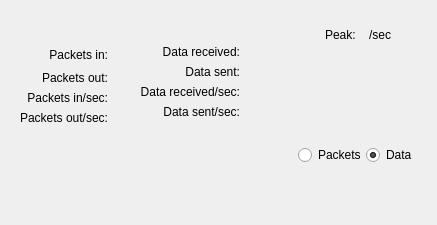
      <widget class="QWidget" name="tab_network">
       <attribute name="title">
        <string>Network</string>
       </attribute>
       <layout class="QVBoxLayout" name="verticalLayout_6">
        <property name="leftMargin">
         <number>0</number>
        </property>
        <property name="topMargin">
         <number>25</number>
        </property>
        <property name="rightMargin">
         <number>0</number>
        </property>
        <property name="bottomMargin">
         <number>0</number>
        </property>
        <item>
         <layout class="QHBoxLayout" name="horizontalLayout_8">
          <property name="spacing">
           <number>6</number>
          </property>
          <property name="leftMargin">
           <number>20</number>
          </property>
          <property name="rightMargin">
           <number>20</number>
          </property>
          <property name="bottomMargin">
           <number>20</number>
          </property>
          <item>
           <spacer name="horizontalSpacer_14">
            <property name="orientation">
             <enum>Qt::Horizontal</enum>
            </property>
            <property name="sizeType">
             <enum>QSizePolicy::MinimumExpanding</enum>
            </property>
            <property name="sizeHint" stdset="0">
             <size>
              <width>0</width>
              <height>20</height>
             </size>
            </property>
           </spacer>
          </item>
          <item>
           <layout class="QGridLayout" name="gridLayout_3">
            <property name="topMargin">
             <number>20</number>
            </property>
            <item row="0" column="0">
             <spacer name="horizontalSpacer_36">
              <property name="orientation">
               <enum>Qt::Horizontal</enum>
              </property>
              <property name="sizeHint" stdset="0">
               <size>
                <width>0</width>
                <height>20</height>
               </size>
              </property>
             </spacer>
            </item>
            <item row="3" column="2">
             <widget class="QLabel" name="network_packets_out_sec_value">
              <property name="minimumSize">
               <size>
                <width>20</width>
                <height>0</height>
               </size>
              </property>
              <property name="text">
               <string/>
              </property>
              <property name="alignment">
               <set>Qt::AlignRight|Qt::AlignTrailing|Qt::AlignVCenter</set>
              </property>
             </widget>
            </item>
            <item row="1" column="2">
             <widget class="QLabel" name="network_packets_out_value">
              <property name="minimumSize">
               <size>
                <width>20</width>
                <height>0</height>
               </size>
              </property>
              <property name="text">
               <string/>
              </property>
              <property name="alignment">
               <set>Qt::AlignRight|Qt::AlignTrailing|Qt::AlignVCenter</set>
              </property>
             </widget>
            </item>
            <item row="2" column="2">
             <widget class="QLabel" name="network_packets_in_sec_value">
              <property name="minimumSize">
               <size>
                <width>20</width>
                <height>0</height>
               </size>
              </property>
              <property name="text">
               <string/>
              </property>
              <property name="alignment">
               <set>Qt::AlignRight|Qt::AlignTrailing|Qt::AlignVCenter</set>
              </property>
             </widget>
            </item>
            <item row="2" column="1">
             <widget class="QLabel" name="network_packets_in_sec">
              <property name="text">
               <string>Packets in/sec:</string>
              </property>
              <property name="alignment">
               <set>Qt::AlignRight|Qt::AlignTrailing|Qt::AlignVCenter</set>
              </property>
             </widget>
            </item>
            <item row="1" column="1">
             <widget class="QLabel" name="network_packets_out">
              <property name="text">
               <string>Packets out:</string>
              </property>
              <property name="alignment">
               <set>Qt::AlignRight|Qt::AlignTrailing|Qt::AlignVCenter</set>
              </property>
             </widget>
            </item>
            <item row="0" column="1">
             <widget class="QLabel" name="network_packets_in">
              <property name="text">
               <string>Packets in:</string>
              </property>
              <property name="alignment">
               <set>Qt::AlignRight|Qt::AlignTrailing|Qt::AlignVCenter</set>
              </property>
             </widget>
            </item>
            <item row="3" column="1">
             <widget class="QLabel" name="network_packets_out_sec">
              <property name="text">
               <string>Packets out/sec:</string>
              </property>
              <property name="alignment">
               <set>Qt::AlignRight|Qt::AlignTrailing|Qt::AlignVCenter</set>
              </property>
             </widget>
            </item>
            <item row="0" column="3">
             <spacer name="horizontalSpacer_33">
              <property name="orientation">
               <enum>Qt::Horizontal</enum>
              </property>
              <property name="sizeHint" stdset="0">
               <size>
                <width>0</width>
                <height>0</height>
               </size>
              </property>
             </spacer>
            </item>
            <item row="0" column="2">
             <widget class="QLabel" name="network_packets_in_value">
              <property name="minimumSize">
               <size>
                <width>20</width>
                <height>0</height>
               </size>
              </property>
              <property name="text">
               <string/>
              </property>
              <property name="alignment">
               <set>Qt::AlignRight|Qt::AlignTrailing|Qt::AlignVCenter</set>
              </property>
             </widget>
            </item>
            <item row="4" column="1">
             <spacer name="verticalSpacer_4">
              <property name="orientation">
               <enum>Qt::Vertical</enum>
              </property>
              <property name="sizeHint" stdset="0">
               <size>
                <width>20</width>
                <height>0</height>
               </size>
              </property>
             </spacer>
            </item>
           </layout>
          </item>
          <item>
           <spacer name="horizontalSpacer_22">
            <property name="orientation">
             <enum>Qt::Horizontal</enum>
            </property>
            <property name="sizeType">
             <enum>QSizePolicy::MinimumExpanding</enum>
            </property>
            <property name="sizeHint" stdset="0">
             <size>
              <width>0</width>
              <height>20</height>
             </size>
            </property>
           </spacer>
          </item>
          <item>
           <layout class="QGridLayout" name="gridLayout_12">
            <property name="leftMargin">
             <number>0</number>
            </property>
            <property name="topMargin">
             <number>20</number>
            </property>
            <item row="2" column="2">
             <widget class="ColorButton" name="color_picker_data_received_sec_value" native="true">
              <property name="minimumSize">
               <size>
                <width>20</width>
                <height>0</height>
               </size>
              </property>
             </widget>
            </item>
            <item row="2" column="0">
             <widget class="QLabel" name="network_data_received_sec">
              <property name="text">
               <string>Data received/sec:</string>
              </property>
              <property name="alignment">
               <set>Qt::AlignRight|Qt::AlignTrailing|Qt::AlignVCenter</set>
              </property>
             </widget>
            </item>
            <item row="1" column="0">
             <widget class="QLabel" name="network_data_sent">
              <property name="text">
               <string>Data sent:</string>
              </property>
              <property name="alignment">
               <set>Qt::AlignRight|Qt::AlignTrailing|Qt::AlignVCenter</set>
              </property>
             </widget>
            </item>
            <item row="3" column="0">
             <widget class="QLabel" name="network_data_sent_sec">
              <property name="text">
               <string>Data sent/sec:</string>
              </property>
              <property name="alignment">
               <set>Qt::AlignRight|Qt::AlignTrailing|Qt::AlignVCenter</set>
              </property>
             </widget>
            </item>
            <item row="0" column="0">
             <widget class="QLabel" name="nerwork_data_received">
              <property name="text">
               <string>Data received:</string>
              </property>
              <property name="alignment">
               <set>Qt::AlignRight|Qt::AlignTrailing|Qt::AlignVCenter</set>
              </property>
             </widget>
            </item>
            <item row="3" column="1">
             <widget class="QLabel" name="network_data_sent_sec_value">
              <property name="minimumSize">
               <size>
                <width>20</width>
                <height>0</height>
               </size>
              </property>
              <property name="text">
               <string/>
              </property>
              <property name="alignment">
               <set>Qt::AlignRight|Qt::AlignTrailing|Qt::AlignVCenter</set>
              </property>
             </widget>
            </item>
            <item row="1" column="1">
             <widget class="QLabel" name="network_data_sent_value">
              <property name="minimumSize">
               <size>
                <width>20</width>
                <height>0</height>
               </size>
              </property>
              <property name="text">
               <string/>
              </property>
              <property name="alignment">
               <set>Qt::AlignRight|Qt::AlignTrailing|Qt::AlignVCenter</set>
              </property>
             </widget>
            </item>
            <item row="2" column="1">
             <widget class="QLabel" name="network_data_received_sec_value">
              <property name="minimumSize">
               <size>
                <width>20</width>
                <height>0</height>
               </size>
              </property>
              <property name="text">
               <string/>
              </property>
              <property name="alignment">
               <set>Qt::AlignRight|Qt::AlignTrailing|Qt::AlignVCenter</set>
              </property>
             </widget>
            </item>
            <item row="0" column="1">
             <widget class="QLabel" name="network_data_received_value">
              <property name="minimumSize">
               <size>
                <width>20</width>
                <height>0</height>
               </size>
              </property>
              <property name="text">
               <string/>
              </property>
              <property name="alignment">
               <set>Qt::AlignRight|Qt::AlignTrailing|Qt::AlignVCenter</set>
              </property>
             </widget>
            </item>
            <item row="3" column="2">
             <widget class="ColorButton" name="color_picker_data_sent_sec_value" native="true">
              <property name="minimumSize">
               <size>
                <width>20</width>
                <height>0</height>
               </size>
              </property>
             </widget>
            </item>
            <item row="4" column="0">
             <spacer name="verticalSpacer_12">
              <property name="orientation">
               <enum>Qt::Vertical</enum>
              </property>
              <property name="sizeHint" stdset="0">
               <size>
                <width>20</width>
                <height>0</height>
               </size>
              </property>
             </spacer>
            </item>
           </layout>
          </item>
          <item>
           <spacer name="horizontalSpacer_15">
            <property name="orientation">
             <enum>Qt::Horizontal</enum>
            </property>
            <property name="sizeType">
             <enum>QSizePolicy::MinimumExpanding</enum>
            </property>
            <property name="sizeHint" stdset="0">
             <size>
              <width>0</width>
              <height>20</height>
             </size>
            </property>
           </spacer>
          </item>
          <item>
           <layout class="QGridLayout" name="gridLayout_11">
            <property name="leftMargin">
             <number>0</number>
            </property>
            <property name="topMargin">
             <number>0</number>
            </property>
            <property name="spacing">
             <number>0</number>
            </property>
            <item row="1" column="0">
             <widget class="QWidget" name="graph_2" native="true">
              <property name="minimumSize">
               <size>
                <width>100</width>
                <height>100</height>
               </size>
              </property>
             </widget>
            </item>
            <item row="2" column="0">
             <layout class="QHBoxLayout" name="horizontalLayout_3">
              <property name="topMargin">
               <number>0</number>
              </property>
              <item>
               <widget class="QRadioButton" name="network_packets_radiobutton">
                <property name="sizePolicy">
                 <sizepolicy hsizetype="Preferred" vsizetype="Preferred">
                  <horstretch>0</horstretch>
                  <verstretch>0</verstretch>
                 </sizepolicy>
                </property>
                <property name="text">
                 <string>Packets</string>
                </property>
               </widget>
              </item>
              <item>
               <widget class="QRadioButton" name="network_data_radiobutton">
                <property name="sizePolicy">
                 <sizepolicy hsizetype="Preferred" vsizetype="Fixed">
                  <horstretch>0</horstretch>
                  <verstretch>0</verstretch>
                 </sizepolicy>
                </property>
                <property name="text">
                 <string>Data</string>
                </property>
                <property name="checked">
                 <bool>true</bool>
                </property>
               </widget>
              </item>
             </layout>
            </item>
            <item row="0" column="0">
             <layout class="QHBoxLayout" name="hobxbandwidh">
              <property name="spacing">
               <number>0</number>
              </property>
              <item>
               <spacer name="horizontalSpacer_29">
                <property name="orientation">
                 <enum>Qt::Horizontal</enum>
                </property>
                <property name="sizeHint" stdset="0">
                 <size>
                  <width>0</width>
                  <height>20</height>
                 </size>
                </property>
               </spacer>
              </item>
              <item alignment="Qt::AlignRight|Qt::AlignVCenter">
               <widget class="QLabel" name="network_bandwidth">
                <property name="text">
                 <string>Peak:</string>
                </property>
               </widget>
              </item>
              <item>
               <spacer name="horizontalSpacer_30">
                <property name="orientation">
                 <enum>Qt::Horizontal</enum>
                </property>
                <property name="sizeType">
                 <enum>QSizePolicy::Preferred</enum>
                </property>
                <property name="sizeHint" stdset="0">
                 <size>
                  <width>6</width>
                  <height>20</height>
                 </size>
                </property>
               </spacer>
              </item>
              <item alignment="Qt::AlignRight|Qt::AlignVCenter">
               <widget class="QLabel" name="network_bandwidth_value">
                <property name="toolTip">
                 <string notr="true"/>
                </property>
                <property name="text">
                 <string/>
                </property>
               </widget>
              </item>
              <item alignment="Qt::AlignLeft|Qt::AlignVCenter">
               <widget class="QLabel" name="network_bandwidth_unit">
                <property name="text">
                 <string>/sec</string>
                </property>
               </widget>
              </item>
              <item>
               <spacer name="horizontalSpacer_31">
                <property name="orientation">
                 <enum>Qt::Horizontal</enum>
                </property>
                <property name="sizeHint" stdset="0">
                 <size>
                  <width>0</width>
                  <height>20</height>
                 </size>
                </property>
               </spacer>
              </item>
             </layout>
            </item>
            <item row="3" column="0">
             <spacer name="verticalSpacer_13">
              <property name="orientation">
               <enum>Qt::Vertical</enum>
              </property>
              <property name="sizeHint" stdset="0">
               <size>
                <width>20</width>
                <height>40</height>
               </size>
              </property>
             </spacer>
            </item>
           </layout>
          </item>
          <item>
           <spacer name="horizontalSpacer_21">
            <property name="orientation">
             <enum>Qt::Horizontal</enum>
            </property>
            <property name="sizeType">
             <enum>QSizePolicy::MinimumExpanding</enum>
            </property>
            <property name="sizeHint" stdset="0">
             <size>
              <width>0</width>
              <height>20</height>
             </size>
            </property>
           </spacer>
          </item>
         </layout>
        </item>
       </layout>
      </widget>
